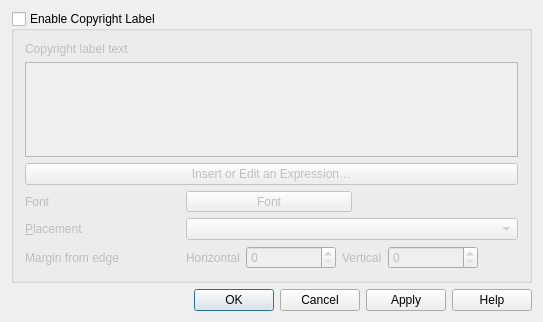
<?xml version="1.0" encoding="UTF-8"?>
<ui version="4.0">
 <class>QgsDecorationCopyrightDialog</class>
 <widget class="QDialog" name="QgsDecorationCopyrightDialog">
  <property name="geometry">
   <rect>
    <x>0</x>
    <y>0</y>
    <width>543</width>
    <height>322</height>
   </rect>
  </property>
  <property name="windowTitle">
   <string>Copyright Label Decoration</string>
  </property>
  <property name="windowIcon">
   <iconset>
    <normaloff>.</normaloff>.</iconset>
  </property>
  <layout class="QGridLayout" name="gridLayout">
   <item row="1" column="0" colspan="2">
    <widget class="QDialogButtonBox" name="buttonBox">
     <property name="orientation">
      <enum>Qt::Horizontal</enum>
     </property>
     <property name="standardButtons">
      <set>QDialogButtonBox::Apply|QDialogButtonBox::Cancel|QDialogButtonBox::Help|QDialogButtonBox::Ok</set>
     </property>
    </widget>
   </item>
   <item row="0" column="0" colspan="2">
    <widget class="QGroupBox" name="grpEnable">
     <property name="minimumSize">
      <size>
       <width>0</width>
       <height>240</height>
      </size>
     </property>
     <property name="title">
      <string>Enable Copyright Label</string>
     </property>
     <property name="checkable">
      <bool>true</bool>
     </property>
     <property name="checked">
      <bool>false</bool>
     </property>
     <layout class="QGridLayout" name="gridLayout_2" rowstretch="0,0,0,0,0">
      <item row="0" column="0" colspan="2">
       <widget class="QLabel" name="label_2">
        <property name="text">
         <string>Copyright label text</string>
        </property>
        <property name="buddy">
         <cstring>txtCopyrightText</cstring>
        </property>
       </widget>
      </item>
      <item row="5" column="1" colspan="2">
       <layout class="QHBoxLayout" name="horizontalLayout_2">
        <item>
         <widget class="QLabel" name="textLabel1_4">
          <property name="text">
           <string>Horizontal</string>
          </property>
         </widget>
        </item>
        <item>
         <widget class="QgsSpinBox" name="spnHorizontal">
          <property name="minimumSize">
           <size>
            <width>90</width>
            <height>0</height>
           </size>
          </property>
          <property name="maximumSize">
           <size>
            <width>16777215</width>
            <height>16777215</height>
           </size>
          </property>
          <property name="minimum">
           <number>0</number>
          </property>
          <property name="maximum">
           <number>100</number>
          </property>
         </widget>
        </item>
        <item>
         <widget class="QLabel" name="textLabel1_5">
          <property name="text">
           <string>Vertical</string>
          </property>
         </widget>
        </item>
        <item>
         <widget class="QgsSpinBox" name="spnVertical">
          <property name="minimumSize">
           <size>
            <width>90</width>
            <height>0</height>
           </size>
          </property>
          <property name="maximumSize">
           <size>
            <width>16777215</width>
            <height>16777215</height>
           </size>
          </property>
          <property name="maximum">
           <number>100</number>
          </property>
         </widget>
        </item>
        <item>
         <widget class="QgsUnitSelectionWidget" name="wgtUnitSelection" native="true">
          <property name="focusPolicy">
           <enum>Qt::StrongFocus</enum>
          </property>
         </widget>
        </item>
       </layout>
      </item>
      <item row="4" column="1" colspan="2">
       <widget class="QComboBox" name="cboPlacement"/>
      </item>
      <item row="2" column="0" colspan="3">
       <widget class="QPushButton" name="mInsertExpressionButton">
        <property name="text">
         <string>Insert or Edit an Expression…</string>
        </property>
       </widget>
      </item>
      <item row="1" column="0" colspan="3">
       <widget class="QTextEdit" name="txtCopyrightText">
       </widget>
      </item>
      <item row="4" column="0">
       <widget class="QLabel" name="textLabel16">
        <property name="maximumSize">
         <size>
          <width>100</width>
          <height>16777215</height>
         </size>
        </property>
        <property name="text">
         <string>&amp;Placement</string>
        </property>
        <property name="buddy">
         <cstring>cboPlacement</cstring>
        </property>
       </widget>
      </item>
      <item row="5" column="0">
       <widget class="QLabel" name="lblMargin">
        <property name="minimumSize">
         <size>
          <width>155</width>
          <height>0</height>
         </size>
        </property>
        <property name="text">
         <string>Margin from edge</string>
        </property>
       </widget>
      </item>
      <item row="3" column="0">
       <widget class="QLabel" name="label">
        <property name="maximumSize">
         <size>
          <width>100</width>
          <height>16777215</height>
         </size>
        </property>
        <property name="text">
         <string>Font</string>
        </property>
       </widget>
      </item>
      <item row="3" column="1" colspan="2">
       <layout class="QHBoxLayout" name="horizontalLayout">
        <item>
         <widget class="QgsFontButton" name="mButtonFontStyle">
          <property name="sizePolicy">
           <sizepolicy hsizetype="Expanding" vsizetype="Fixed">
            <horstretch>0</horstretch>
            <verstretch>0</verstretch>
           </sizepolicy>
          </property>
          <property name="text">
           <string>Font</string>
          </property>
         </widget>
        </item>
        <item>
         <spacer name="horizontalSpacer">
          <property name="orientation">
           <enum>Qt::Horizontal</enum>
          </property>
          <property name="sizeHint" stdset="0">
           <size>
            <width>40</width>
            <height>20</height>
           </size>
          </property>
         </spacer>
        </item>
       </layout>
      </item>
     </layout>
    </widget>
   </item>
  </layout>
 </widget>
 <layoutdefault spacing="6" margin="11"/>
 <customwidgets>
  <customwidget>
   <class>QgsFontButton</class>
   <extends>QToolButton</extends>
   <header>qgis.gui</header>
  </customwidget>
  <customwidget>
   <class>QgsSymbolButton</class>
   <extends>QToolButton</extends>
   <header>qgis.gui</header>
  </customwidget>
  <customwidget>
   <class>QgsSpinBox</class>
   <extends>QSpinBox</extends>
   <header>qgis.gui</header>
  </customwidget>
  <customwidget>
   <class>QgsUnitSelectionWidget</class>
   <extends>QWidget</extends>
   <header>qgis.gui</header>
   <container>1</container>
  </customwidget>
 </customwidgets>
 <tabstops>
  <tabstop>grpEnable</tabstop>
  <tabstop>txtCopyrightText</tabstop>
  <tabstop>mInsertExpressionButton</tabstop>
  <tabstop>mButtonFontStyle</tabstop>
  <tabstop>cboPlacement</tabstop>
  <tabstop>spnHorizontal</tabstop>
  <tabstop>spnVertical</tabstop>
  <tabstop>wgtUnitSelection</tabstop>
  <tabstop>buttonBox</tabstop>
 </tabstops>
 <resources/>
 <connections/>
</ui>
